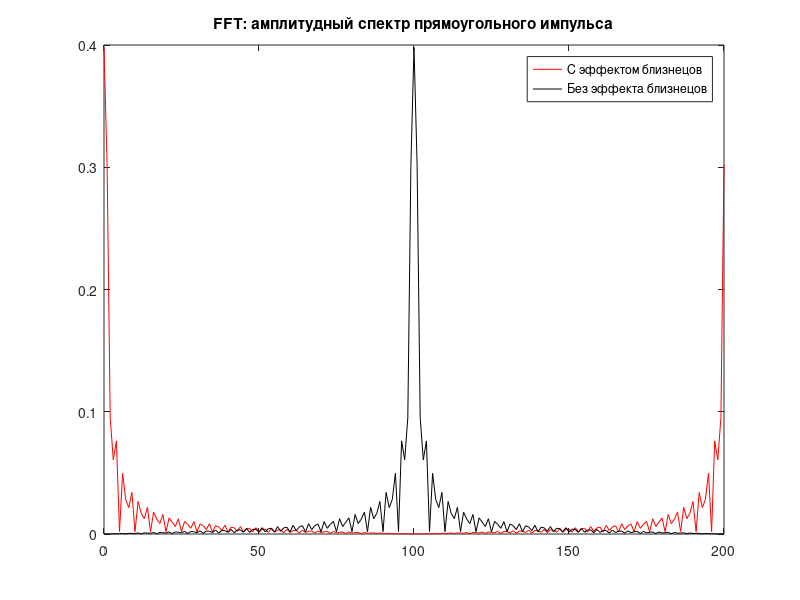
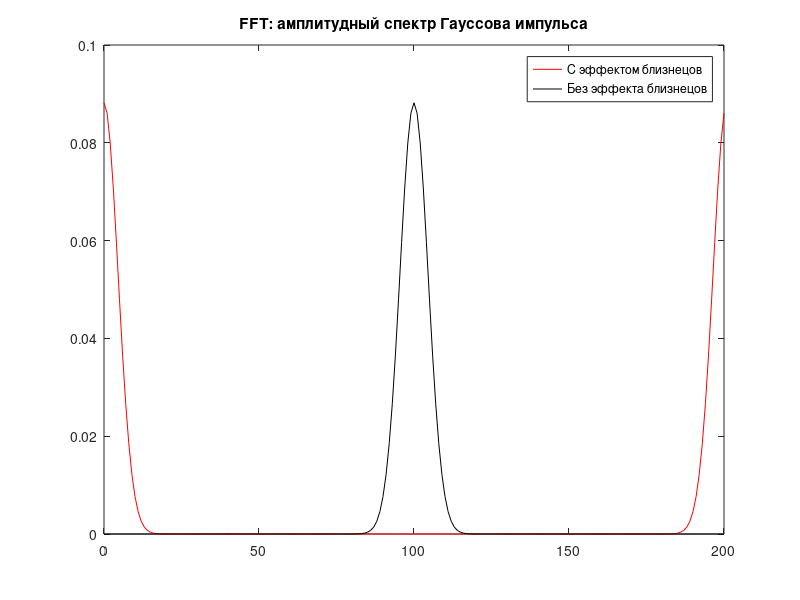
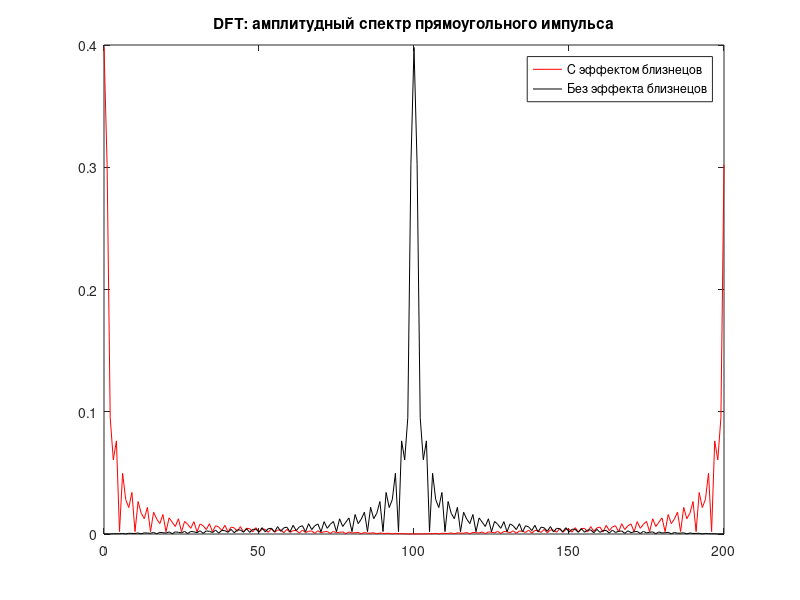
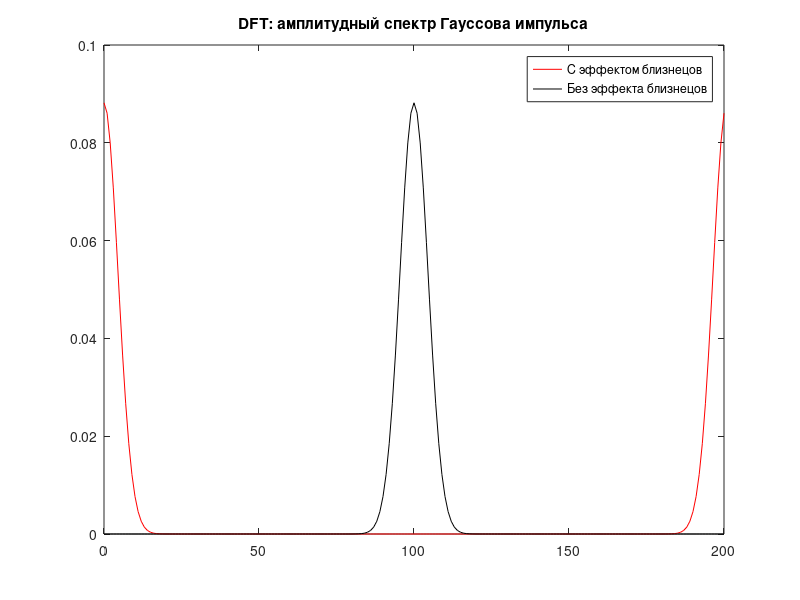

MATLAB code to generate these figures, in order:
function lab2()
T = 2.0;
A = 1.0;
sigma = 0.5;

% Границы расчета
mult = 5;
t = -mult:0.05:mult;

% Расчет импульсных функций
x1 = zeros(size(t));
x1(abs(t) - T < 0) = 1;
x1(abs(t) == T) = 0.5;
x2 = A * exp(-(t/sigma).^2);

% FFT
yx1 = fft(x1);
yx2 = fft(x2);

yg1 = fftshift(yx1);
yg2 = fftshift(yx2);

% DFT
zx1 = dft(x1);
zx2 = dft(x2);

zg1 = fftshift(zx1);
zg2 = fftshift(zx2);

M = 0:length(t)-1;

figure (1);
plot(M,abs(yx1)/length(M),'r',M,abs(yg1)/length(M),'black');
title('FFT: амплитудный спектр прямоугольного импульса');
legend('С эффектом близнецов','Без эффекта близнецов');

figure(2);
plot(M,abs(yx2)/length(M),'r',M,abs(yg2)/length(M),'black');
title('FFT: амплитудный спектр Гауссова импульса');
legend('С эффектом близнецов','Без эффекта близнецов');

figure (3);
plot(M,abs(zx1)/length(M),'r',M,abs(zg1)/length(M),'black');
title('DFT: амплитудный спектр прямоугольного импульса');
legend('С эффектом близнецов','Без эффекта близнецов');

figure (4);
plot(M,abs(zx2)/length(M),'r',M,abs(zg2)/length(M),'black');
title('DFT: амплитудный спектр Гауссова импульса');
legend('С эффектом близнецов','Без эффекта близнецов');
end

% Дискретное преобразование Фурье
function y = dft(x)
a = 0:length(x)-1;
b = -2 * pi * sqrt(-1) * a / length(x);
for i = 1:length(a)
    a(i) = 0;
    for j = 1:length(x)
        a(i) = a(i) + x(j) * exp(b(i) * j);
    end
end
y = a;
end
